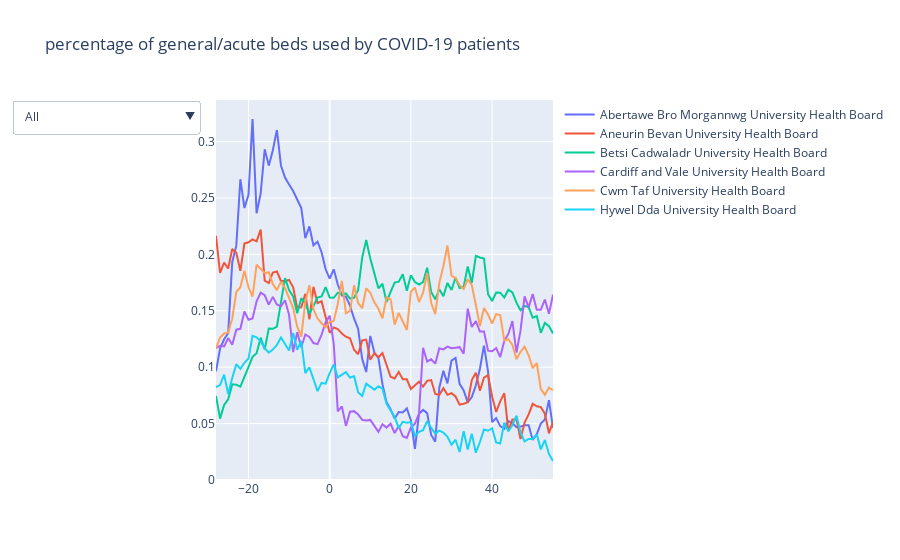

Notebook cell for this chart:
### Code cell
import plotly.graph_objects as go
fig = go.Figure()

for column in hbs_columns.columns.to_list():
    fig.add_trace(
        go.Scatter(
            x = hbs_columns.index,
            y = hbs_columns[column],
            name = column
        )
    )
    
fig.update_layout(
    updatemenus=[go.layout.Updatemenu(
        active=0,
        buttons=list(
            [dict(label = 'All',
                  method = 'update',
                  args = [{'visible': [True, True, True, True, True, True]},
                          {'title': 'All',
                           'showlegend':True}]),
             dict(label = 'Abertawe Bro Morgannwg',
                  method = 'update',
                  args = [{'visible': [True, False, False, False, False, False]}, # the index of True aligns with the indices of plot traces
                          {'title': 'Abertawe Bro Morgannwg',
                           'showlegend':True}]),
             dict(label = 'Aneurin Bevan',
                  method = 'update',
                  args = [{'visible': [False, True, False, False, False, False]},
                          {'title': 'Aneurin Bevan',
                           'showlegend':True}]),
             dict(label = 'Betsi Cadwaladr',
                  method = 'update',
                  args = [{'visible': [False, False, True, False, False, False]},
                          {'title': 'Betsi Cadwaladr',
                           'showlegend':True}]),
             dict(label = 'Cardiff and Vale',
                  method = 'update',
                  args = [{'visible': [False, False, False, True, False, False]},
                          {'title': 'Cardiff and Vale',
                           'showlegend':True}]),
             dict(label = 'Cwm Taf',
                  method = 'update',
                  args = [{'visible': [False, False, False, False, True, False]},
                          {'title': 'Cwm Taf',
                           'showlegend':True}]),
             dict(label = 'Hywel Dda',
                  method = 'update',
                  args = [{'visible': [False, False, False, False, False, True]},
                          {'title': 'Hywel Dda',
                           'showlegend':True}]),
            ])
        )
    ])
fig.update_layout(title = 'percentage of general/acute beds used by COVID-19 patients')

fig.write_html('visualisations/lockdown_countdown_gabeds.html')
fig.show()

### Figure 1 — Plotly figure (JSON) as saved in the notebook; plotly's stock layout.template omitted (floating-point values rounded to 4 significant figures)
{"data": [{"name": "Abertawe Bro Morgannwg University Health Board", "type": "scatter", "x": [-28, -27, -26, -25, -24, -23, -22, -21, -20, -19, -18, -17, -16, -15, -14, -13, -12, -11, -10, -9, -8, -7, -6, -5, -4, -3, -2, -1, 0, 1, 2, 3, 4, 5, 6, 7, 8, 9, 10, 11, 12, 13, 14, 15, 16, 17, 18, 19, 20, 21, 22, 23, 24, 25, 26, 27, 28, 29, 30, 31, 32, 33, 34, 35, 36, 37, 38, 39, 40, 41, 42, 43, 44, 45, 46, 47, 48, 49, 50, 51, 52, 53, 54, 55], "y": [0.09634, 0.1166, 0.1248, 0.1302, 0.1933, 0.2078, 0.2667, 0.2412, 0.2529, 0.3201, 0.2365, 0.2541, 0.2933, 0.2787, 0.2924, 0.3103, 0.2789, 0.2682, 0.262, 0.2562, 0.2487, 0.2412, 0.2144, 0.2248, 0.2081, 0.2112, 0.2019, 0.1868, 0.1786, 0.1868, 0.1733, 0.1637, 0.1625, 0.1547, 0.1432, 0.1342, 0.1074, 0.09568, 0.1278, 0.113, 0.1082, 0.08496, 0.06901, 0.06286, 0.0545, 0.06028, 0.05984, 0.06344, 0.05293, 0.02762, 0.05869, 0.06214, 0.05925, 0.03991, 0.034, 0.08178, 0.09677, 0.08561, 0.1058, 0.1082, 0.08531, 0.07938, 0.06872, 0.07346, 0.08401, 0.09869, 0.1191, 0.09627, 0.05137, 0.05489, 0.04779, 0.0454, 0.05226, 0.05041, 0.04689, 0.04732, 0.04857, 0.04857, 0.03545, 0.04054, 0.05006, 0.05372, 0.07082, 0.04612]}, {"name": "Aneurin Bevan University Health Board", "type": "scatter", "x": [-28, -27, -26, -25, -24, -23, -22, -21, -20, -19, -18, -17, -16, -15, -14, -13, -12, -11, -10, -9, -8, -7, -6, -5, -4, -3, -2, -1, 0, 1, 2, 3, 4, 5, 6, 7, 8, 9, 10, 11, 12, 13, 14, 15, 16, 17, 18, 19, 20, 21, 22, 23, 24, 25, 26, 27, 28, 29, 30, 31, 32, 33, 34, 35, 36, 37, 38, 39, 40, 41, 42, 43, 44, 45, 46, 47, 48, 49, 50, 51, 52, 53, 54, 55], "y": [0.2165, 0.1835, 0.1927, 0.1875, 0.2048, 0.2014, 0.1854, 0.2096, 0.2108, 0.2134, 0.2116, 0.2221, 0.1767, 0.1746, 0.184, 0.1848, 0.1764, 0.1764, 0.1773, 0.1708, 0.1529, 0.1532, 0.1651, 0.1425, 0.1712, 0.1568, 0.1585, 0.1455, 0.1305, 0.1352, 0.1339, 0.1298, 0.127, 0.1257, 0.1154, 0.1114, 0.1238, 0.1245, 0.1067, 0.1124, 0.1088, 0.1126, 0.1024, 0.0915, 0.09005, 0.09586, 0.08932, 0.08932, 0.08061, 0.08424, 0.08715, 0.08279, 0.08787, 0.0886, 0.07625, 0.07553, 0.08134, 0.07553, 0.07698, 0.07407, 0.06681, 0.06754, 0.06899, 0.0886, 0.09513, 0.07916, 0.09078, 0.09296, 0.07407, 0.06028, 0.06972, 0.07698, 0.04357, 0.05374, 0.05374, 0.03631, 0.05084, 0.0581, 0.06754, 0.06536, 0.06463, 0.05882, 0.04139, 0.05156]}, {"name": "Betsi Cadwaladr University Health Board", "type": "scatter", "x": [-28, -27, -26, -25, -24, -23, -22, -21, -20, -19, -18, -17, -16, -15, -14, -13, -12, -11, -10, -9, -8, -7, -6, -5, -4, -3, -2, -1, 0, 1, 2, 3, 4, 5, 6, 7, 8, 9, 10, 11, 12, 13, 14, 15, 16, 17, 18, 19, 20, 21, 22, 23, 24, 25, 26, 27, 28, 29, 30, 31, 32, 33, 34, 35, 36, 37, 38, 39, 40, 41, 42, 43, 44, 45, 46, 47, 48, 49, 50, 51, 52, 53, 54, 55], "y": [0.07452, 0.0544, 0.06651, 0.07149, 0.08478, 0.08456, 0.08286, 0.0923, 0.1, 0.1092, 0.1125, 0.1262, 0.1157, 0.1343, 0.134, 0.1361, 0.156, 0.1789, 0.1684, 0.1626, 0.1478, 0.1611, 0.1568, 0.1474, 0.1542, 0.1617, 0.1627, 0.171, 0.1617, 0.1615, 0.1661, 0.1646, 0.1654, 0.1608, 0.1615, 0.1682, 0.1971, 0.2128, 0.1963, 0.183, 0.17, 0.174, 0.1578, 0.1668, 0.175, 0.1758, 0.1824, 0.1677, 0.1816, 0.1756, 0.1734, 0.1755, 0.1883, 0.1668, 0.1602, 0.1691, 0.1629, 0.1748, 0.1684, 0.1795, 0.1702, 0.1714, 0.1892, 0.1747, 0.1988, 0.1973, 0.1964, 0.1647, 0.1587, 0.1662, 0.1661, 0.1618, 0.1686, 0.1663, 0.1573, 0.1504, 0.1543, 0.1532, 0.1438, 0.1454, 0.1305, 0.1393, 0.1364, 0.13]}, {"name": "Cardiff and Vale University Health Board", "type": "scatter", "x": [-28, -27, -26, -25, -24, -23, -22, -21, -20, -19, -18, -17, -16, -15, -14, -13, -12, -11, -10, -9, -8, -7, -6, -5, -4, -3, -2, -1, 0, 1, 2, 3, 4, 5, 6, 7, 8, 9, 10, 11, 12, 13, 14, 15, 16, 17, 18, 19, 20, 21, 22, 23, 24, 25, 26, 27, 28, 29, 30, 31, 32, 33, 34, 35, 36, 37, 38, 39, 40, 41, 42, 43, 44, 45, 46, 47, 48, 49, 50, 51, 52, 53, 54, 55], "y": [0.117, 0.119, 0.1184, 0.1258, 0.1199, 0.1332, 0.134, 0.1495, 0.1421, 0.1433, 0.1585, 0.166, 0.1638, 0.1555, 0.1624, 0.1555, 0.154, 0.1593, 0.1464, 0.1134, 0.1311, 0.1177, 0.129, 0.1268, 0.1214, 0.1204, 0.1289, 0.1396, 0.1457, 0.1208, 0.06087, 0.06522, 0.04794, 0.06053, 0.06102, 0.05811, 0.05327, 0.05278, 0.05327, 0.04794, 0.04262, 0.04939, 0.04649, 0.04988, 0.04165, 0.04794, 0.03874, 0.03729, 0.04649, 0.04988, 0.05888, 0.1173, 0.1051, 0.1071, 0.1032, 0.1168, 0.1158, 0.1182, 0.1168, 0.1173, 0.1178, 0.1119, 0.1519, 0.1356, 0.1409, 0.1315, 0.1315, 0.1147, 0.1141, 0.1169, 0.109, 0.1232, 0.1295, 0.1409, 0.1129, 0.1323, 0.1628, 0.153, 0.1649, 0.1509, 0.1509, 0.16, 0.1474, 0.1642]}, {"name": "Cwm Taf University Health Board", "type": "scatter", "x": [-28, -27, -26, -25, -24, -23, -22, -21, -20, -19, -18, -17, -16, -15, -14, -13, -12, -11, -10, -9, -8, -7, -6, -5, -4, -3, -2, -1, 0, 1, 2, 3, 4, 5, 6, 7, 8, 9, 10, 11, 12, 13, 14, 15, 16, 17, 18, 19, 20, 21, 22, 23, 24, 25, 26, 27, 28, 29, 30, 31, 32, 33, 34, 35, 36, 37, 38, 39, 40, 41, 42, 43, 44, 45, 46, 47, 48, 49, 50, 51, 52, 53, 54, 55], "y": [0.1168, 0.1263, 0.1298, 0.1306, 0.1432, 0.1667, 0.1709, 0.1856, 0.1709, 0.1625, 0.191, 0.1867, 0.1834, 0.1843, 0.1737, 0.1683, 0.1758, 0.1702, 0.1613, 0.1525, 0.1359, 0.1271, 0.158, 0.1727, 0.1513, 0.1434, 0.1389, 0.1354, 0.14, 0.141, 0.1562, 0.1765, 0.1479, 0.1498, 0.1726, 0.157, 0.1523, 0.17, 0.166, 0.1575, 0.1518, 0.1434, 0.162, 0.1601, 0.1378, 0.1481, 0.1406, 0.133, 0.167, 0.1707, 0.1577, 0.166, 0.1836, 0.1568, 0.147, 0.1748, 0.1895, 0.2079, 0.1811, 0.1791, 0.1727, 0.1693, 0.1781, 0.1726, 0.1551, 0.1365, 0.1525, 0.1467, 0.1386, 0.147, 0.1462, 0.1237, 0.1248, 0.1197, 0.1071, 0.1136, 0.1183, 0.1105, 0.09922, 0.1037, 0.08055, 0.07541, 0.08184, 0.07956]}, {"name": "Hywel Dda University Health Board", "type": "scatter", "x": [-28, -27, -26, -25, -24, -23, -22, -21, -20, -19, -18, -17, -16, -15, -14, -13, -12, -11, -10, -9, -8, -7, -6, -5, -4, -3, -2, -1, 0, 1, 2, 3, 4, 5, 6, 7, 8, 9, 10, 11, 12, 13, 14, 15, 16, 17, 18, 19, 20, 21, 22, 23, 24, 25, 26, 27, 28, 29, 30, 31, 32, 33, 34, 35, 36, 37, 38, 39, 40, 41, 42, 43, 44, 45, 46, 47, 48, 49, 50, 51, 52, 53, 54, 55], "y": [0.08242, 0.08413, 0.09333, 0.07626, 0.09035, 0.1027, 0.09859, 0.1039, 0.1077, 0.1277, 0.1265, 0.1229, 0.1168, 0.1128, 0.1157, 0.1198, 0.1264, 0.1208, 0.1149, 0.1302, 0.1154, 0.1232, 0.0947, 0.1, 0.08889, 0.07879, 0.08606, 0.08542, 0.09483, 0.1024, 0.09101, 0.09329, 0.09556, 0.09081, 0.09189, 0.07792, 0.07443, 0.08534, 0.08261, 0.08009, 0.08306, 0.08091, 0.0675, 0.06134, 0.05598, 0.04596, 0.05157, 0.05072, 0.05134, 0.03915, 0.0427, 0.04417, 0.05221, 0.04619, 0.04114, 0.04376, 0.04207, 0.03834, 0.03139, 0.03568, 0.02486, 0.04329, 0.02706, 0.04092, 0.02421, 0.03368, 0.04478, 0.04366, 0.04593, 0.0333, 0.03236, 0.05079, 0.04316, 0.04857, 0.05702, 0.04224, 0.0343, 0.03638, 0.03634, 0.0405, 0.02714, 0.03553, 0.02311, 0.01684]}], "layout": {"title": {"text": "percentage of general/acute beds used by COVID-19 patients"}, "updatemenus": [{"active": 0, "buttons": [{"args": [{"visible": [true, true, true, true, true, true]}, {"showlegend": true, "title": "All"}], "label": "All", "method": "update"}, {"args": [{"visible": [true, false, false, false, false, false]}, {"showlegend": true, "title": "Abertawe Bro Morgannwg"}], "label": "Abertawe Bro Morgannwg", "method": "update"}, {"args": [{"visible": [false, true, false, false, false, false]}, {"showlegend": true, "title": "Aneurin Bevan"}], "label": "Aneurin Bevan", "method": "update"}, {"args": [{"visible": [false, false, true, false, false, false]}, {"showlegend": true, "title": "Betsi Cadwaladr"}], "label": "Betsi Cadwaladr", "method": "update"}, {"args": [{"visible": [false, false, false, true, false, false]}, {"showlegend": true, "title": "Cardiff and Vale"}], "label": "Cardiff and Vale", "method": "update"}, {"args": [{"visible": [false, false, false, false, true, false]}, {"showlegend": true, "title": "Cwm Taf"}], "label": "Cwm Taf", "method": "update"}, {"args": [{"visible": [false, false, false, false, false, true]}, {"showlegend": true, "title": "Hywel Dda"}], "label": "Hywel Dda", "method": "update"}]}]}}
